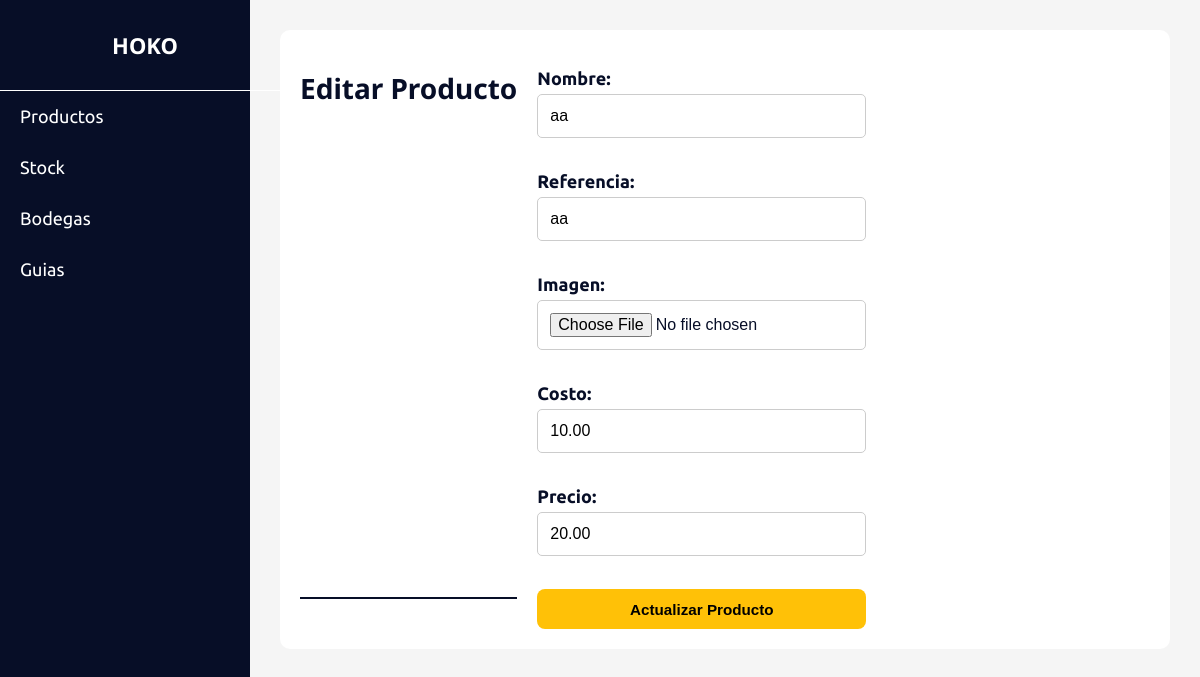
Before: /productos/1/editar/ with the older database file.
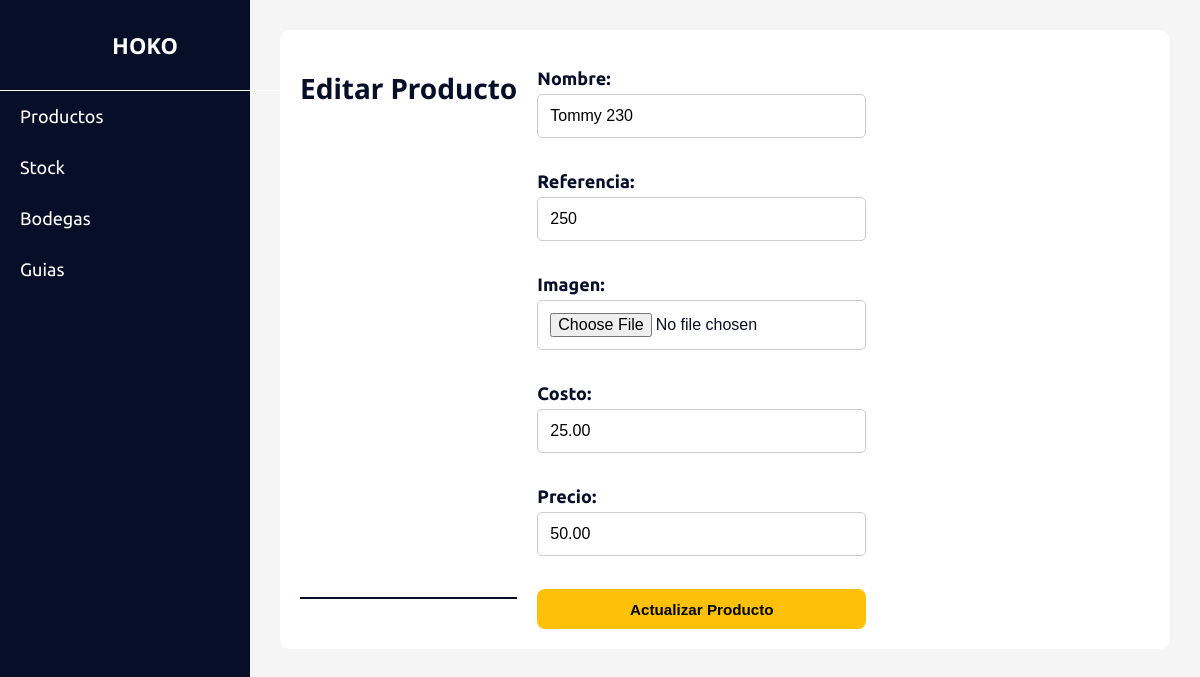
After: the same page with the newer database file.
### envios/models.py (models this page shows, shortened)
class Producto(models.Model):
    nombre = models.CharField(max_length=100)
    referencia = models.CharField(max_length=50, blank=True, null=True)
    imagen = models.ImageField(upload_to='productos/', blank=True, null=True)
    costo = models.DecimalField(max_digits=10, decimal_places=2, default=Decimal('0.00'))
    precio = models.DecimalField(max_digits=10, decimal_places=2, default=Decimal('0.00'))

### envios/views.py (the view)
# urls.py: path('productos/<int:id>/editar/', views.editar_producto, name='editar_producto'),
def editar_producto(request, id):
    producto = get_object_or_404(Producto, id=id)
    if request.method == 'POST':
        form = ProductoForm(request.POST, request.FILES, instance=producto)
        if form.is_valid():
            form.save()
            return redirect('listar_productos')
    else:
        form = ProductoForm(instance=producto)
    return render(request, 'productos/editar_producto.html', {'form': form})

### envios/forms.py
class ProductoForm(forms.ModelForm):
    class Meta:
        model = Producto
        fields = '__all__'
        widgets = {
            'nombre': forms.TextInput(attrs={'class': 'form-control'}),
            'referencia': forms.TextInput(attrs={'class': 'form-control'}),
            'imagen': forms.FileInput(attrs={'class': 'form-control'}),
            'costo': forms.NumberInput(attrs={'class': 'form-control'}),
            'precio': forms.NumberInput(attrs={'class': 'form-control'}),
        }

### templates/productos/editar_producto.html (shortened to what this page needs)
{% extends 'base.html' %}
{% block content %}
<div class="form-container">
  <h1>Editar Producto</h1>
  <form method="post" enctype="multipart/form-data">
    {{ form.as_p }}
    <button type="submit" class="btn editar">Actualizar Producto</button>
  </form>
</div>
{% endblock %}

Changed rows visible on the page:
changed Producto: nombre "aa" → "Tommy 230"; referencia "aa" → "250"; costo "10.00" → "25.00"; precio "20.00" → "50.00"
